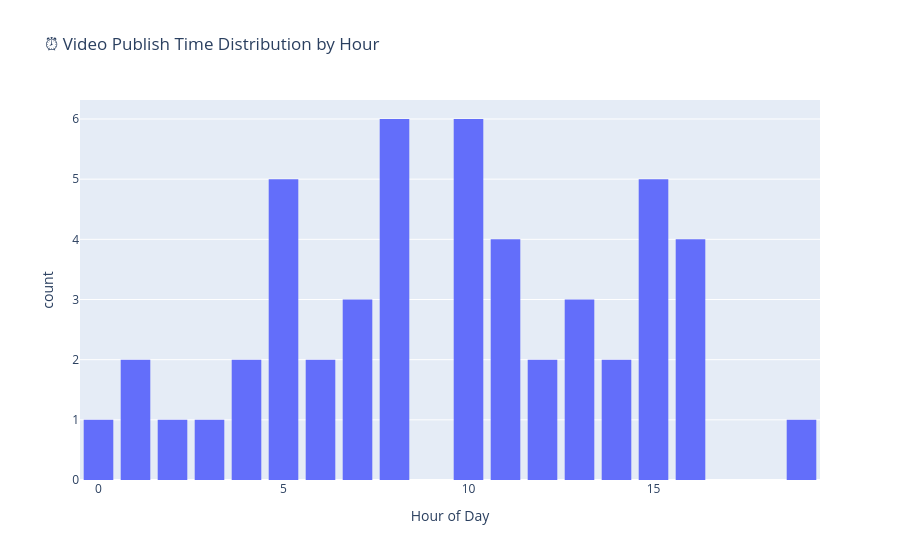

Notebook cell for this chart:
### Code cell
fig = px.histogram(df, x='published_hour', nbins=24,
                   title="⏰ Video Publish Time Distribution by Hour",
                   labels={'published_hour': 'Hour of Day'})
fig.update_layout(bargap=0.2)
fig.show()

### Figure 1 — Plotly figure (JSON) as saved in the notebook; plotly's stock layout.template omitted (floating-point values rounded to 4 significant figures)
{"data": [{"alignmentgroup": "True", "bingroup": "x", "hovertemplate": "Hour of Day=%{x}<br>count=%{y}<extra></extra>", "legendgroup": "", "marker": {"color": "#636efa", "pattern": {"shape": ""}}, "name": "", "nbinsx": 24, "offsetgroup": "", "orientation": "v", "showlegend": false, "type": "histogram", "x": [7, 6, 10, 15, 15, 19, 11, 7, 1, 11, 16, 11, 8, 5, 10, 4, 0, 16, 12, 15, 8, 8, 12, 7, 1, 5, 16, 5, 10, 2, 10, 5, 10, 8, 16, 13, 13, 15, 5, 8, 11, 6, 14, 14, 15, 13, 3, 4, 10, 8], "xaxis": "x", "yaxis": "y"}], "layout": {"bargap": 0.2, "barmode": "relative", "legend": {"tracegroupgap": 0}, "title": {"text": "⏰ Video Publish Time Distribution by Hour"}, "xaxis": {"anchor": "y", "domain": [0, 1], "title": {"text": "Hour of Day"}}, "yaxis": {"anchor": "x", "domain": [0, 1], "title": {"text": "count"}}}}
